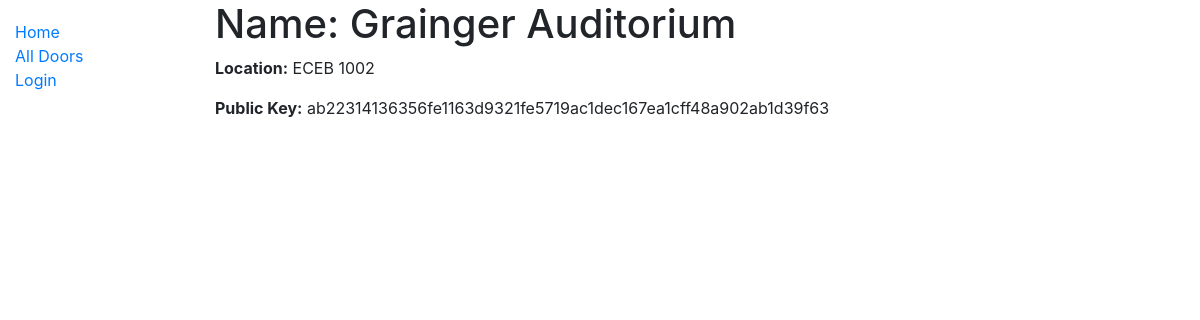
Before: /catalog/door/2 with the older database file.
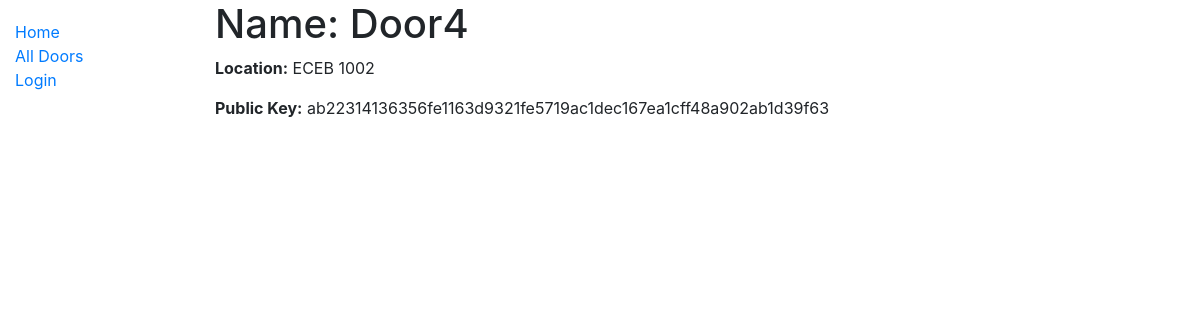
After: the same page with the newer database file.
### catalog/models.py (models this page shows, shortened)
class Door(models.Model):
    door_name = models.CharField(max_length=100)
    location = models.CharField(max_length=100)
    door_public_key = models.CharField(max_length=256, default='0')
    door_private_key = models.CharField(max_length=256, default='0')

### catalog/views.py (the view)
# urls.py: path('door/<int:pk>', views.DoorDetailView.as_view(), name='door-detail'),
class DoorDetailView(generic.DetailView):
    model = Door

### catalog/templates/catalog/door_detail.html
{% extends "base_generic.html" %}
{% block content %}
<h1>Name: {{ door.door_name }}</h1>
<p><strong>Location:</strong> {{ door.location }}</p>
<p><strong>Public Key:</strong> {{ door.door_public_key }}</p>
{% endblock %}

Changed rows visible on the page:
changed Door "ECEB 1002": door_name "Grainger Auditorium" → "Door4"
